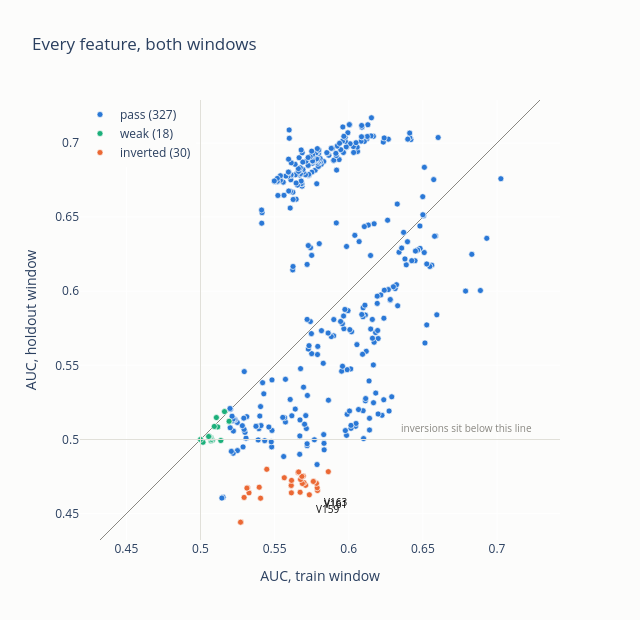

The notebook cell this image was saved under:
### Code cell
import plotly.graph_objects as go

ev = report.drop_nulls(subset=["auc_train", "auc_holdout"])
lo = min(ev["auc_train"].min(), ev["auc_holdout"].min()) - 0.012
hi = max(ev["auc_train"].max(), ev["auc_holdout"].max()) + 0.012

fig = go.Figure()
fig.add_trace(go.Scatter(x=[lo, hi], y=[lo, hi], mode='lines', line={"color": MUTED, "width": 1}, showlegend=False))

for verdict in ("pass", "weak", "inverted"):
    s = ev.filter(pl.col("verdict") == verdict)
    fig.add_trace(go.Scatter(x=s["auc_train"], y=s["auc_holdout"], mode='markers',
                             marker={"size": 6, "color": VERDICT_COLOR[verdict], "line": {"width": 0.7, "color": SURFACE}},
                             name=f"{verdict} ({len(s)})"))

for r in ev.sort("delta").head(3).iter_rows(named=True):
    fig.add_annotation(x=r["auc_train"], y=r["auc_holdout"], text=r["feature"],
                       showarrow=False, xanchor="left", yanchor="top", xshift=5, yshift=-5, font={"color": INK, "size": 10})

fig.add_hline(y=0.5, line_width=1, line_color=GRID)
fig.add_vline(x=0.5, line_width=1, line_color=GRID)

fig.add_annotation(x=hi - 0.004, y=0.502, text="inversions sit below this line",
                   showarrow=False, xanchor="right", yanchor="bottom", font={"color": MUTED, "size": 10})

fig.update_layout(title="Every feature, both windows",
                  xaxis_title="AUC, train window",
                  yaxis_title="AUC, holdout window",
                  xaxis={"range": [lo, hi]},
                  yaxis={"range": [lo, hi], "scaleanchor": "x", "scaleratio": 1},
                  height=620, width=640,
                  legend={"yanchor": "top", "y": 1, "xanchor": "left", "x": 0},
                  plot_bgcolor=SURFACE, paper_bgcolor=SURFACE)
fig.show()

### Figure 1 — Plotly figure (JSON) as saved in the notebook; plotly's stock layout.template omitted (floating-point values rounded to 4 significant figures; data arrays with more than 128 entries replaced by an {"elided": "..."} marker saying what was removed)
{"data": [{"line": {"color": "#898781", "width": 1}, "mode": "lines", "showlegend": false, "type": "scatter", "x": [0.4322, 0.729], "y": [0.4322, 0.729]}, {"marker": {"color": "#2a78d6", "line": {"color": "#fcfcfb", "width": 0.7}, "size": 6}, "mode": "markers", "name": "pass (327)", "type": "scatter", "x": {"elided": "327 float values"}, "y": {"elided": "327 float values"}}, {"marker": {"color": "#1baf7a", "line": {"color": "#fcfcfb", "width": 0.7}, "size": 6}, "mode": "markers", "name": "weak (18)", "type": "scatter", "x": [0.5137, 0.508, 0.507, 0.5193, 0.5071, 0.5193, 0.5071, 0.5067, 0.5059, 0.506, 0.5059, 0.5017, 0.5055, 0.5116, 0.5093, 0.5, 0.5162, 0.5107], "y": [0.4993, 0.4995, 0.4991, 0.5119, 0.4999, 0.5123, 0.5012, 0.501, 0.5015, 0.5019, 0.502, 0.4981, 0.502, 0.5085, 0.5088, 0.5, 0.5188, 0.5148]}, {"marker": {"color": "#eb6834", "line": {"color": "#fcfcfb", "width": 0.7}, "size": 6}, "mode": "markers", "name": "inverted (30)", "type": "scatter", "x": [0.5789, 0.5787, 0.5734, 0.5862, 0.5782, 0.5763, 0.5761, 0.5672, 0.5709, 0.5698, 0.5687, 0.5613, 0.5675, 0.5693, 0.5684, 0.5611, 0.5612, 0.5614, 0.5658, 0.5662, 0.5273, 0.527, 0.5565, 0.5405, 0.5396, 0.5327, 0.5294, 0.5447, 0.5317, 0.5313], "y": [0.4656, 0.4674, 0.4627, 0.4783, 0.4704, 0.4718, 0.4717, 0.4644, 0.4691, 0.4709, 0.4703, 0.464, 0.473, 0.4753, 0.4751, 0.4689, 0.469, 0.4724, 0.4778, 0.4781, 0.4444, 0.4442, 0.4742, 0.4604, 0.4678, 0.464, 0.4609, 0.4799, 0.4674, 0.4672]}], "layout": {"annotations": [{"font": {"color": "#0b0b0b", "size": 10}, "showarrow": false, "text": "V161", "x": 0.5789, "xanchor": "left", "xshift": 5, "y": 0.4656, "yanchor": "top", "yshift": -5}, {"font": {"color": "#0b0b0b", "size": 10}, "showarrow": false, "text": "V163", "x": 0.5787, "xanchor": "left", "xshift": 5, "y": 0.4674, "yanchor": "top", "yshift": -5}, {"font": {"color": "#0b0b0b", "size": 10}, "showarrow": false, "text": "V159", "x": 0.5734, "xanchor": "left", "xshift": 5, "y": 0.4627, "yanchor": "top", "yshift": -5}, {"font": {"color": "#898781", "size": 10}, "showarrow": false, "text": "inversions sit below this line", "x": 0.725, "xanchor": "right", "y": 0.502, "yanchor": "bottom"}], "height": 620, "legend": {"x": 0, "xanchor": "left", "y": 1, "yanchor": "top"}, "paper_bgcolor": "#fcfcfb", "plot_bgcolor": "#fcfcfb", "shapes": [{"line": {"color": "#e1e0d9", "width": 1}, "type": "line", "x0": 0, "x1": 1, "xref": "x domain", "y0": 0.5, "y1": 0.5, "yref": "y"}, {"line": {"color": "#e1e0d9", "width": 1}, "type": "line", "x0": 0.5, "x1": 0.5, "xref": "x", "y0": 0, "y1": 1, "yref": "y domain"}], "title": {"text": "Every feature, both windows"}, "width": 640, "xaxis": {"range": [0.4322, 0.729], "title": {"text": "AUC, train window"}}, "yaxis": {"range": [0.4322, 0.729], "scaleanchor": "x", "scaleratio": 1, "title": {"text": "AUC, holdout window"}}}}
